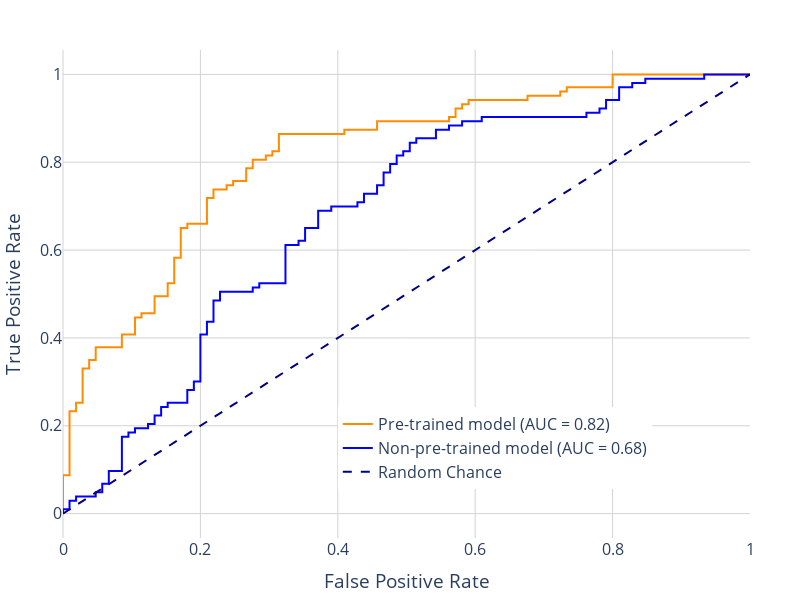
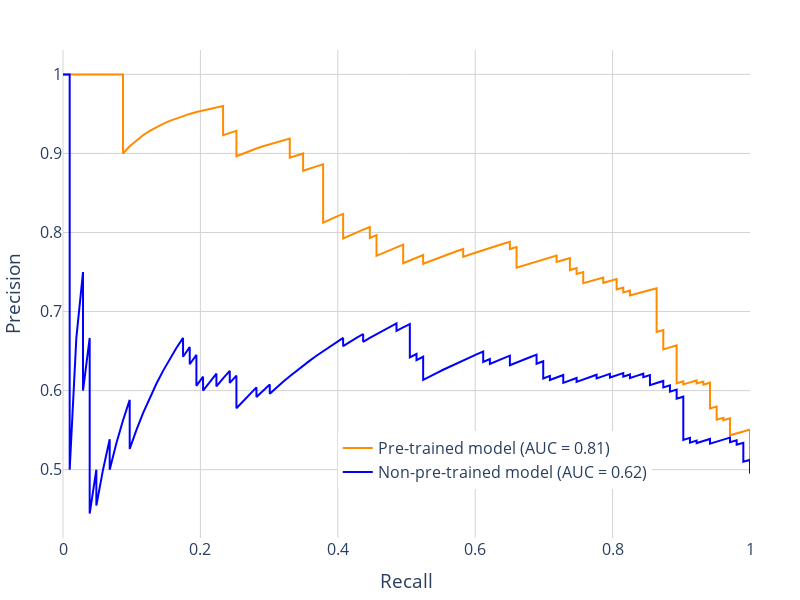

Write notebook code for charts like these, in order.
### Code cell
# Proceed with the analysis using the subset
pretrained_pred_labels = (pretrained_predictions > 0.5).astype(int)
non_pretrained_pred_labels = (non_pretrained_predictions > 0.5).astype(int)

# Classification reports
pretrained_class_report = classification_report(true_labels, pretrained_pred_labels, output_dict=True)
non_pretrained_class_report = classification_report(true_labels, non_pretrained_pred_labels, output_dict=True)

# Confusion matrices
pretrained_conf_matrix = confusion_matrix(true_labels, pretrained_pred_labels)
non_pretrained_conf_matrix = confusion_matrix(true_labels, non_pretrained_pred_labels)

# ROC curves
fpr_pretrained, tpr_pretrained, _ = roc_curve(true_labels, pretrained_predictions)
roc_auc_pretrained = auc(fpr_pretrained, tpr_pretrained)

fpr_non_pretrained, tpr_non_pretrained, _ = roc_curve(true_labels, non_pretrained_predictions)
roc_auc_non_pretrained = auc(fpr_non_pretrained, tpr_non_pretrained)

# Plot ROC curves
fig = go.Figure()

fig.add_trace(go.Scatter(
    x=fpr_pretrained, y=tpr_pretrained,
    mode='lines', name=f'Pre-trained model (AUC = {roc_auc_pretrained:.2f})',
    line=dict(color='darkorange', width=2)
))

fig.add_trace(go.Scatter(
    x=fpr_non_pretrained, y=tpr_non_pretrained,
    mode='lines', name=f'Non-pre-trained model (AUC = {roc_auc_non_pretrained:.2f})',
    line=dict(color='blue', width=2)
))

fig.add_trace(go.Scatter(
    x=[0, 1], y=[0, 1],
    mode='lines', name='Random Chance',
    line=dict(color='navy', width=2, dash='dash')
))

fig.update_layout(
    #title='Receiver Operating Characteristic (ROC) Curve',
    xaxis_title='False Positive Rate',
    yaxis_title='True Positive Rate',
    legend=dict(x=0.4, y=0.1),
    width=800, height=600,
    font=dict(size=16),
    margin=dict(l=50, r=50, t=50, b=50),
    paper_bgcolor='white',
    plot_bgcolor='white'
)

fig.update_xaxes(showgrid=True, gridwidth=1, gridcolor='lightgray', zeroline=True, zerolinewidth=1, zerolinecolor='lightgray')
fig.update_yaxes(showgrid=True, gridwidth=1, gridcolor='lightgray', zeroline=True, zerolinewidth=1, zerolinecolor='lightgray')

fig.show()
fig.write_image(os.path.join(figures_dir,"AUC_ROC_BIMCV."+extension),scale=6)

# Generate precision-recall curves
precision_pretrained, recall_pretrained, _ = precision_recall_curve(true_labels, pretrained_predictions)
auc_precision_recall_pretrained = auc(recall_pretrained, precision_pretrained)

precision_non_pretrained, recall_non_pretrained, _ = precision_recall_curve(true_labels, non_pretrained_predictions)
auc_precision_recall_non_pretrained = auc(recall_non_pretrained, precision_non_pretrained)

# Create the precision-recall curve plot
fig = go.Figure()

fig.add_trace(go.Scatter(
    x=recall_pretrained, y=precision_pretrained,
    mode='lines', name=f'Pre-trained model (AUC = {auc_precision_recall_pretrained:.2f})',
    line=dict(color='darkorange', width=2)
))

fig.add_trace(go.Scatter(
    x=recall_non_pretrained, y=precision_non_pretrained,
    mode='lines', name=f'Non-pre-trained model (AUC = {auc_precision_recall_non_pretrained:.2f})',
    line=dict(color='blue', width=2)
))

fig.update_layout(
    #title='Precision-Recall Curve',
    xaxis_title='Recall',
    yaxis_title='Precision',
    legend=dict(x=0.4, y=0.1),
    width=800, height=600,
    font=dict(size=16),
    margin=dict(l=50, r=50, t=50, b=50),
    paper_bgcolor='white',
    plot_bgcolor='white'
)

fig.update_xaxes(showgrid=True, gridwidth=1, gridcolor='lightgray', zeroline=True, zerolinewidth=1, zerolinecolor='lightgray')
fig.update_yaxes(showgrid=True, gridwidth=1, gridcolor='lightgray', zeroline=True, zerolinewidth=1, zerolinecolor='lightgray')

fig.show()
fig.write_image(os.path.join(figures_dir,"Precision_Recall_BIMCV."+extension),scale=6)

### Figure 1 — Plotly figure (JSON) as saved in the notebook; plotly's stock layout.template omitted (floating-point values rounded to 4 significant figures)
{"data": [{"line": {"color": "darkorange", "width": 2}, "mode": "lines", "name": "Pre-trained model (AUC = 0.82)", "type": "scatter", "x": [0, 0, 0, 0.009524, 0.009524, 0.01905, 0.01905, 0.02857, 0.02857, 0.0381, 0.0381, 0.04762, 0.04762, 0.08571, 0.08571, 0.1048, 0.1048, 0.1143, 0.1143, 0.1333, 0.1333, 0.1524, 0.1524, 0.1619, 0.1619, 0.1714, 0.1714, 0.181, 0.181, 0.2095, 0.2095, 0.219, 0.219, 0.2381, 0.2381, 0.2476, 0.2476, 0.2667, 0.2667, 0.2762, 0.2762, 0.2952, 0.2952, 0.3048, 0.3048, 0.3143, 0.3143, 0.4095, 0.4095, 0.4571, 0.4571, 0.5619, 0.5619, 0.5714, 0.5714, 0.581, 0.581, 0.5905, 0.5905, 0.6762, 0.6762, 0.7238, 0.7238, 0.7333, 0.7333, 0.8, 0.8, 1], "y": [0, 0.009709, 0.08738, 0.08738, 0.233, 0.233, 0.2524, 0.2524, 0.3301, 0.3301, 0.3495, 0.3495, 0.3786, 0.3786, 0.4078, 0.4078, 0.4466, 0.4466, 0.4563, 0.4563, 0.4951, 0.4951, 0.5243, 0.5243, 0.5825, 0.5825, 0.6505, 0.6505, 0.6602, 0.6602, 0.7184, 0.7184, 0.7379, 0.7379, 0.7476, 0.7476, 0.7573, 0.7573, 0.7864, 0.7864, 0.8058, 0.8058, 0.8155, 0.8155, 0.8252, 0.8252, 0.8641, 0.8641, 0.8738, 0.8738, 0.8932, 0.8932, 0.9029, 0.9029, 0.9223, 0.9223, 0.932, 0.932, 0.9417, 0.9417, 0.9515, 0.9515, 0.9612, 0.9612, 0.9709, 0.9709, 1, 1]}, {"line": {"color": "blue", "width": 2}, "mode": "lines", "name": "Non-pre-trained model (AUC = 0.68)", "type": "scatter", "x": [0, 0, 0.009524, 0.009524, 0.01905, 0.01905, 0.04762, 0.04762, 0.05714, 0.05714, 0.06667, 0.06667, 0.08571, 0.08571, 0.09524, 0.09524, 0.1048, 0.1048, 0.1238, 0.1238, 0.1333, 0.1333, 0.1429, 0.1429, 0.1524, 0.1524, 0.181, 0.181, 0.1905, 0.1905, 0.2, 0.2, 0.2095, 0.2095, 0.219, 0.219, 0.2286, 0.2286, 0.2762, 0.2762, 0.2857, 0.2857, 0.3238, 0.3238, 0.3429, 0.3429, 0.3524, 0.3524, 0.3714, 0.3714, 0.3905, 0.3905, 0.4286, 0.4286, 0.4381, 0.4381, 0.4571, 0.4571, 0.4667, 0.4667, 0.4762, 0.4762, 0.4857, 0.4857, 0.4952, 0.4952, 0.5048, 0.5048, 0.5143, 0.5143, 0.5429, 0.5429, 0.5619, 0.5619, 0.581, 0.581, 0.6095, 0.6095, 0.7619, 0.7619, 0.781, 0.781, 0.7905, 0.7905, 0.8095, 0.8095, 0.8286, 0.8286, 0.8476, 0.8476, 0.9333, 0.9333, 1], "y": [0, 0.009709, 0.009709, 0.02913, 0.02913, 0.03883, 0.03883, 0.04854, 0.04854, 0.06796, 0.06796, 0.09709, 0.09709, 0.1748, 0.1748, 0.1845, 0.1845, 0.1942, 0.1942, 0.2039, 0.2039, 0.2233, 0.2233, 0.2427, 0.2427, 0.2524, 0.2524, 0.2816, 0.2816, 0.301, 0.301, 0.4078, 0.4078, 0.4369, 0.4369, 0.4854, 0.4854, 0.5049, 0.5049, 0.5146, 0.5146, 0.5243, 0.5243, 0.6117, 0.6117, 0.6214, 0.6214, 0.6505, 0.6505, 0.6893, 0.6893, 0.699, 0.699, 0.7087, 0.7087, 0.7282, 0.7282, 0.7476, 0.7476, 0.7767, 0.7767, 0.7961, 0.7961, 0.8155, 0.8155, 0.8252, 0.8252, 0.8447, 0.8447, 0.8544, 0.8544, 0.8738, 0.8738, 0.8835, 0.8835, 0.8932, 0.8932, 0.9029, 0.9029, 0.9126, 0.9126, 0.9223, 0.9223, 0.9417, 0.9417, 0.9709, 0.9709, 0.9806, 0.9806, 0.9903, 0.9903, 1, 1]}, {"line": {"color": "navy", "dash": "dash", "width": 2}, "mode": "lines", "name": "Random Chance", "type": "scatter", "x": [0, 1], "y": [0, 1]}], "layout": {"font": {"size": 16}, "height": 600, "legend": {"x": 0.4, "y": 0.1}, "margin": {"b": 50, "l": 50, "r": 50, "t": 50}, "paper_bgcolor": "white", "plot_bgcolor": "white", "width": 800, "xaxis": {"autorange": true, "gridcolor": "lightgray", "gridwidth": 1, "range": [0, 1], "showgrid": true, "title": {"text": "False Positive Rate"}, "type": "linear", "zeroline": true, "zerolinecolor": "lightgray", "zerolinewidth": 1}, "yaxis": {"autorange": true, "gridcolor": "lightgray", "gridwidth": 1, "range": [-0.05556, 1.056], "showgrid": true, "title": {"text": "True Positive Rate"}, "type": "linear", "zeroline": true, "zerolinecolor": "lightgray", "zerolinewidth": 1}}}

### Figure 2 — Plotly figure (JSON) as saved in the notebook; plotly's stock layout.template omitted (floating-point values rounded to 4 significant figures; data arrays with more than 128 entries replaced by an {"elided": "..."} marker saying what was removed)
{"data": [{"line": {"color": "darkorange", "width": 2}, "mode": "lines", "name": "Pre-trained model (AUC = 0.81)", "type": "scatter", "x": {"elided": "209 float values"}, "y": {"elided": "209 float values"}}, {"line": {"color": "blue", "width": 2}, "mode": "lines", "name": "Non-pre-trained model (AUC = 0.62)", "type": "scatter", "x": {"elided": "209 float values"}, "y": {"elided": "209 float values"}}], "layout": {"font": {"size": 16}, "height": 600, "legend": {"x": 0.4, "y": 0.1}, "margin": {"b": 50, "l": 50, "r": 50, "t": 50}, "paper_bgcolor": "white", "plot_bgcolor": "white", "width": 800, "xaxis": {"autorange": true, "gridcolor": "lightgray", "gridwidth": 1, "range": [0, 1], "showgrid": true, "title": {"text": "Recall"}, "type": "linear", "zeroline": true, "zerolinecolor": "lightgray", "zerolinewidth": 1}, "yaxis": {"autorange": true, "gridcolor": "lightgray", "gridwidth": 1, "range": [0.4136, 1.031], "showgrid": true, "title": {"text": "Precision"}, "type": "linear", "zeroline": true, "zerolinecolor": "lightgray", "zerolinewidth": 1}}}
